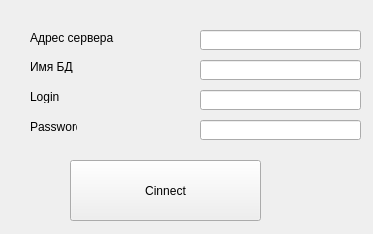
<?xml version="1.0" encoding="UTF-8"?>
<ui version="4.0">
 <class>ConnectrionDialog</class>
 <widget class="QWidget" name="ConnectrionDialog">
  <property name="geometry">
   <rect>
    <x>0</x>
    <y>0</y>
    <width>373</width>
    <height>234</height>
   </rect>
  </property>
  <property name="windowTitle">
   <string>Form</string>
  </property>
  <widget class="QLineEdit" name="lineEdit">
   <property name="geometry">
    <rect>
     <x>200</x>
     <y>30</y>
     <width>161</width>
     <height>20</height>
    </rect>
   </property>
  </widget>
  <widget class="QLineEdit" name="lineEdit_2">
   <property name="geometry">
    <rect>
     <x>200</x>
     <y>60</y>
     <width>161</width>
     <height>20</height>
    </rect>
   </property>
  </widget>
  <widget class="QLineEdit" name="lineEdit_3">
   <property name="geometry">
    <rect>
     <x>200</x>
     <y>90</y>
     <width>161</width>
     <height>20</height>
    </rect>
   </property>
  </widget>
  <widget class="QLineEdit" name="lineEdit_4">
   <property name="geometry">
    <rect>
     <x>200</x>
     <y>120</y>
     <width>161</width>
     <height>20</height>
    </rect>
   </property>
   <property name="text">
    <string/>
   </property>
   <property name="echoMode">
    <enum>QLineEdit::Password</enum>
   </property>
  </widget>
  <widget class="QPushButton" name="pushButton">
   <property name="geometry">
    <rect>
     <x>70</x>
     <y>160</y>
     <width>191</width>
     <height>61</height>
    </rect>
   </property>
   <property name="text">
    <string>Cinnect</string>
   </property>
  </widget>
  <widget class="QLabel" name="label">
   <property name="geometry">
    <rect>
     <x>30</x>
     <y>30</y>
     <width>91</width>
     <height>16</height>
    </rect>
   </property>
   <property name="text">
    <string>Адрес сервера</string>
   </property>
  </widget>
  <widget class="QLabel" name="label_2">
   <property name="geometry">
    <rect>
     <x>30</x>
     <y>60</y>
     <width>47</width>
     <height>13</height>
    </rect>
   </property>
   <property name="text">
    <string>Имя БД</string>
   </property>
  </widget>
  <widget class="QLabel" name="label_3">
   <property name="geometry">
    <rect>
     <x>30</x>
     <y>90</y>
     <width>47</width>
     <height>13</height>
    </rect>
   </property>
   <property name="text">
    <string>Login</string>
   </property>
  </widget>
  <widget class="QLabel" name="label_4">
   <property name="geometry">
    <rect>
     <x>30</x>
     <y>120</y>
     <width>47</width>
     <height>13</height>
    </rect>
   </property>
   <property name="text">
    <string>Password</string>
   </property>
  </widget>
 </widget>
 <resources/>
 <connections/>
</ui>
